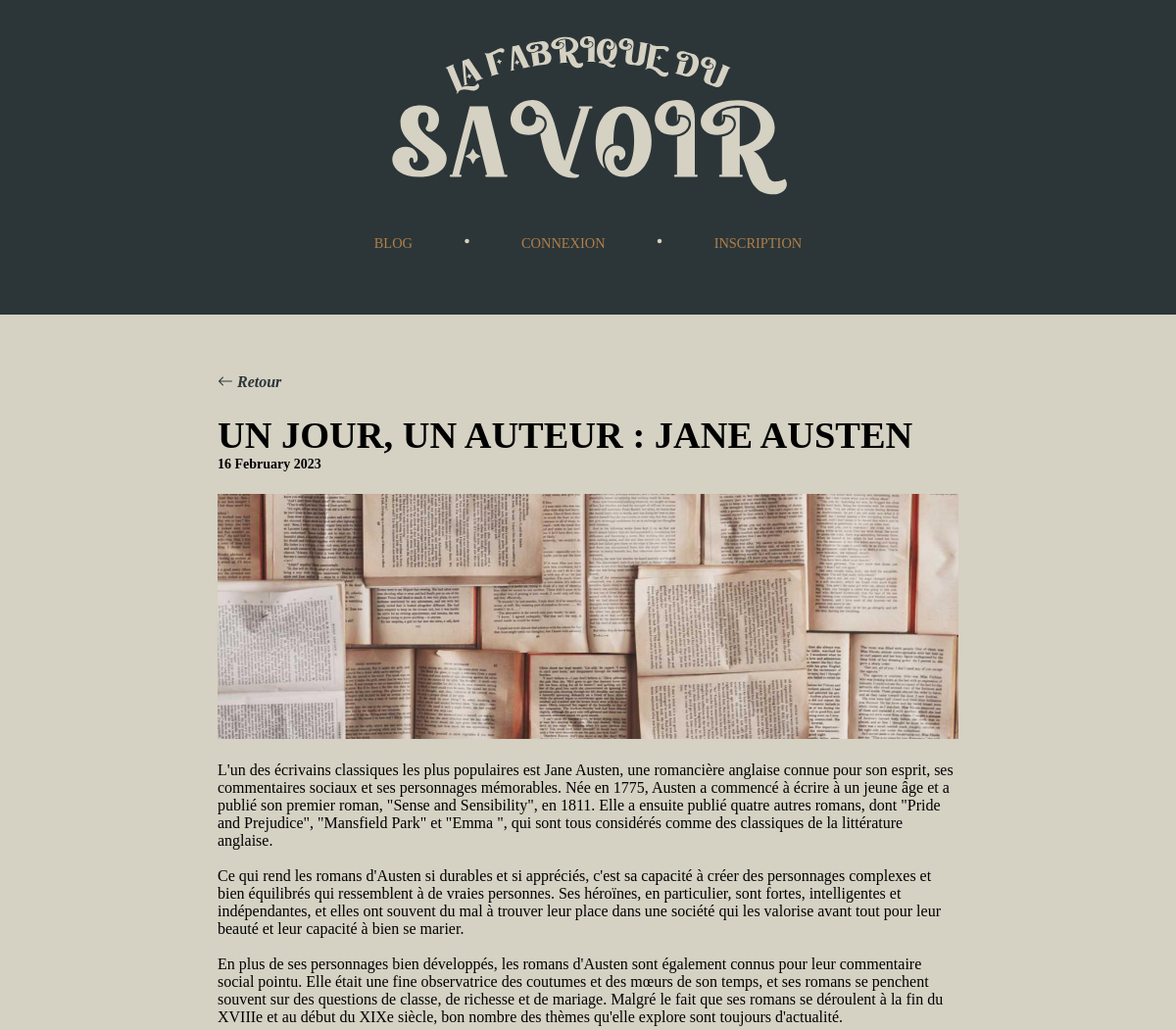
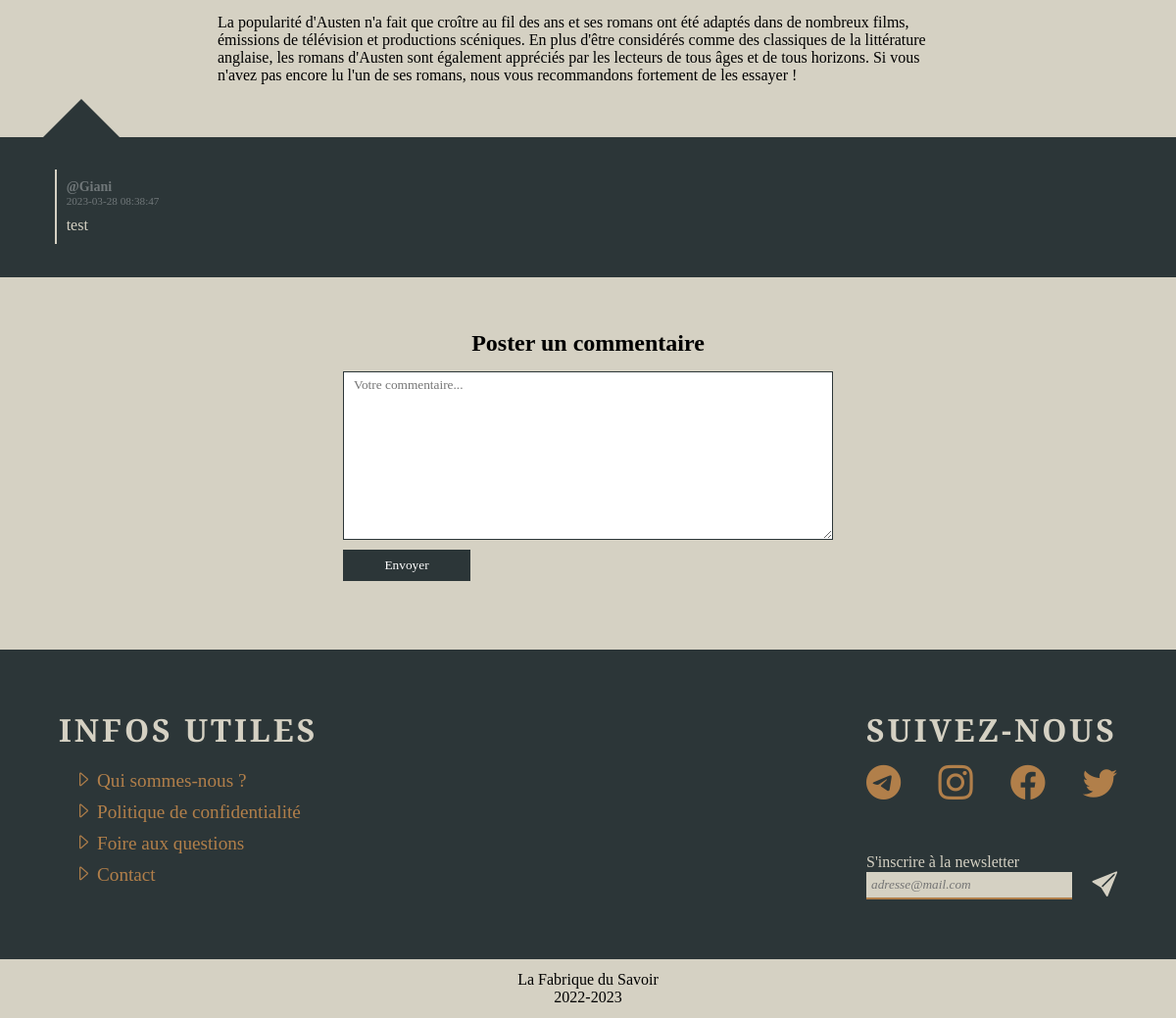
Page /controller/controller.pages.php?page=view.post&id=1 on the committed database (2 pictures, top to bottom).
### tables this page shows
CREATE TABLE `posts` (
  `id_post` int(11) NOT NULL,
  `title_post` varchar(100) NOT NULL,
  `date_post` timestamp NOT NULL DEFAULT current_timestamp(),
  `content_post` text NOT NULL,
  `id_user` int(11) DEFAULT NULL
);

CREATE TABLE `comments` (
  `id_comment` int(11) NOT NULL,
  `content_comment` text NOT NULL,
  `date_comment` timestamp NOT NULL DEFAULT current_timestamp(),
  `id_user` int(11) DEFAULT NULL,
  `id_post` int(11) DEFAULT NULL
);

CREATE TABLE `users` (
  `id_user` int(11) NOT NULL,
  `name_user` varchar(20) NOT NULL,
  `email_user` varchar(50) NOT NULL,
  `pswd_user` varchar(255) NOT NULL,
  `registration_date_user` timestamp NOT NULL DEFAULT current_timestamp(),
  `id_role` int(11) DEFAULT 10
);

### controller/controller.post.php (called while the page is built, shortened)
<?php
$id = $_GET['id'];
$post = select_post($bdd, $id);
$existComment = select_exist_comment($bdd, $id);
$comments = select_comments($bdd, $id);

### model/model.select.php (called while the page is built, shortened)
<?php
function select_post($bdd, $id){
    $stmt = $bdd->prepare(" SELECT *, posts.id_post as id
                            FROM posts
                            LEFT JOIN possess_images
                            ON posts.id_post = possess_images.id_post
                            WHERE posts.id_post = :id
                        ");
    $stmt->execute(array(
        'id' => $id
    ));
    return $stmt->fetch();
}
function select_exist_comment($bdd, $idPost){
    $stmt = $bdd->prepare("SELECT COUNT(*) FROM comments WHERE id_post = :idPost ");
    $stmt->execute(array(
        "idPost" => $idPost
    ));
    $stmt = $stmt->fetchColumn();
    return $stmt>0;
}
function select_comments($bdd, $idPost){
    $stmt = $bdd->prepare(" SELECT comments.content_comment as comment, comments.date_comment as date, users.name_user as username
                            FROM comments
                            JOIN users
                            ON comments.id_user = users.id_user
                            WHERE comments.id_post = :idPost
                            ");
    $stmt->execute(array(
        "idPost" => $idPost
    ));
    return $stmt->fetchAll();
}
?>

### view/view.post.php (the view, shortened to what this page needs)
<div class="post">
    <div class="buttons">
        <div class="back"><a href="../controller/controller.pages.php?page=view.blog"><i class="bi bi-arrow-left"></i> Retour</a></div>
    </div>
    <h1><?=$post['title_post']?></h1>
    <h3><?= strftime('%e %B %Y', strtotime($post['date_post']))?></h3>
    <div class="img">
        <img src="<?= $post['id_image'] != null ? '../assets/uploads/'.$post['id_image'] : '../assets/uploads/post_1.jpg' ?>">
    </div>
    <p><?=nl2br($post['content_post'])?></p>
</div>
<div class="comment-space">
    <div class="bulle-bloc"><div class="bulle"></div></div>
    <?php if($existComment): ?>
        <?php foreach($comments as $comment):?>
        <div class="comment">
            <div class="details-comment">
                <h3>@<?=$comment['username']?></h3>
                <p><?=$comment['date']?></p>
            </div>
            <div class="content"><?=$comment['comment']?></div>
        </div>
        <?php endforeach?>
    <?php else: ?>
        <p class="empty-space">Pas de commentaire sous ce post. Soyez le premier !</p>
    <?php endif ?>
</div>
<div class="post-comment">
    <h2>Poster un commentaire</h2>
    <form method="post">
        <div>
            <textarea name="comment" id="" cols="30" rows="10" placeholder="Votre commentaire..."></textarea>
        </div>
        <div>
            <input type="submit" name="submit" value="Envoyer" class="initialize style-btn">
        </div>
    </form>
</div>

### view/css/all.css (style rules this page uses)
* { margin: 0; padding: 0; text-decoration: none; list-style-type: none; font-family: Cambria; }
body { overflow-x: hidden; background-color: #2c3638; }
.initialize { background: none; border: none; }
.style-btn { text-align: center; width: 130px; padding: 8px 0; background: #2c3638; color: white; }

### view/css/books.css (style rules this page uses)
:root { --num-columns: 10; --column-gap: 10px; }
h3 { font-size: 14px; }

### view/css/post.css (style rules this page uses)
body { overflow-x: hidden; }
* { margin: 0; padding: 0; }
.post, .comment-space { margin-bottom: 5%; }
.post { width: 70%; }
.post h1 { margin-top: 3%; text-transform: uppercase; font-size: 2.4em; }
.img { background-color: azure; width: 100%; height: 250px; overflow: hidden; display: flex; justify-content: center; align-items: center; margin: 3% 0; }
.img img { -o-object-fit: cover; object-fit: cover; width: 100%; }
.back a { color: #2c3638; font-style: italic; font-weight: 600; }
.buttons { display: flex; justify-content: space-between; align-items: center; }
.comment-space { width: 105% !important; background-color: #2c3638; padding: 1% 5%; display: flex; flex-direction: column; justify-content: center; }
.comment-space .bulle-bloc { position: relative; }
.comment-space .bulle-bloc .bulle { position: absolute; top: -50px; width: 0; height: 0; border-left: 50px solid transparent; border-right: 50px solid transparent; border-bottom: 50px solid #2c3638; }
.comment-space .comment { width: 80%; border-left: 2px solid #d5d1c3; padding: 10px; margin: 2%; color: #d5d1c3; }
.comment-space .comment .details-comment { color: #707779; font-size: 0.7em; margin-bottom: 10px; }
.post-comment { width: 70%; display: flex; flex-direction: column; align-items: center; }
.post-comment h2 { margin-bottom: 2%; }
.post-comment form div { width: 500px; display: flex; flex-direction: column; margin-bottom: 2%; }
.post-comment form div textarea { background-color: white; border: 1px solid #2c3638; padding: 5px 10px; }

### rows in the picture
posts: title_post "UN JOUR, UN AUTEUR : JANE AUSTEN", date_post "16 February 2023", content_post "L'un des écrivains classiques les plus populaires est Jane Austen, une romancière anglaise connue pour son esprit, ses commentaires sociaux et ses personnages mémorables. Née en 1775, Austen a commencé à écrire à un jeune âge et a publié son premier roman, \"Sense and Sensibility\", en 1811. Elle a ensuite publié quatre autres romans, dont \"Pride and Prejudice\", \"Mansfield Park\" et \"Emma \", qui sont tous considérés comme des classiques de la littérature anglaise. Ce qui rend les romans d'Austen si durables et si appréciés, c'est sa capacité à créer des personnages complexes et bien équilibrés qui ressemblent à de vraies personnes. Ses héroïnes, en particulier, sont fortes, intelligentes et…"
comments: id_user.name_user "Giani", date_comment "2023-03-28 08:38:47", content_comment "test"
